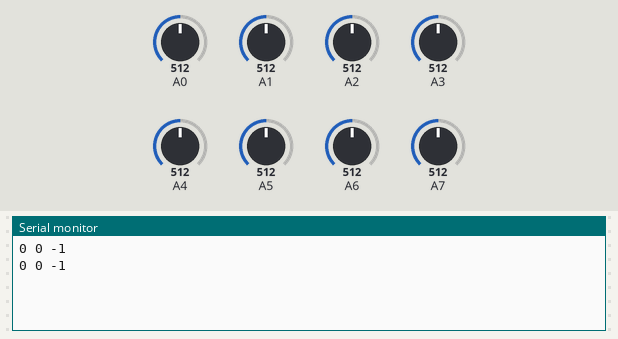
Recording of a sketch running on a simulated Arduino Uno, built with avr-gcc and run on an emulated ATmega328P. Shown: the last lines printed to the serial monitor. The inputs (shaded band) are chosen by the test bench; at power-on: A0 = 512, A1 = 512, A2 = 512, A3 = 512, A4 = 512, A5 = 512, A6 = 512, A7 = 512.

Above: at 1.2 s.
1.3 s: A0 set to 90
At 2.5 s:
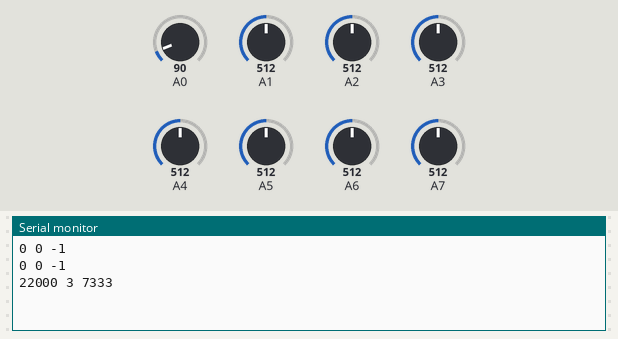
2.8 s: A1 set to 90
At 3.4 s:
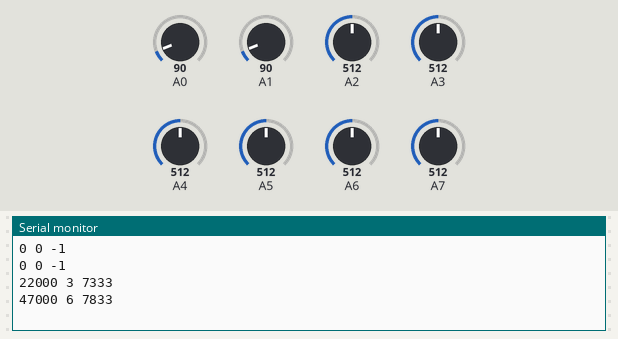
4.3 s: A2 set to 90
At 5.6 s:
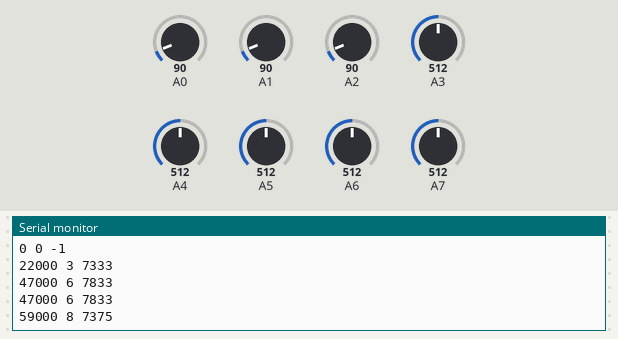
5.8 s: A3 set to 90
At 6.8 s:
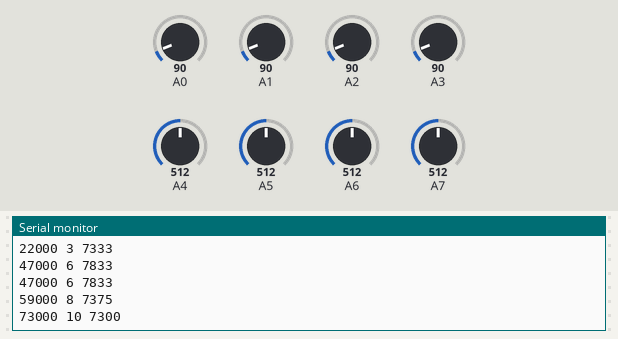
7.3 s: A4 set to 90
At 8.6 s:
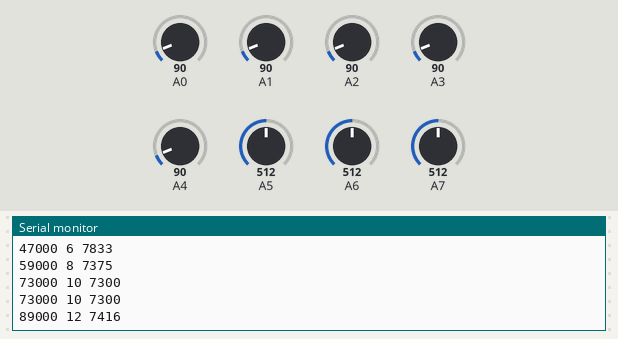
8.8 s: A5 set to 90
At 9.7 s:
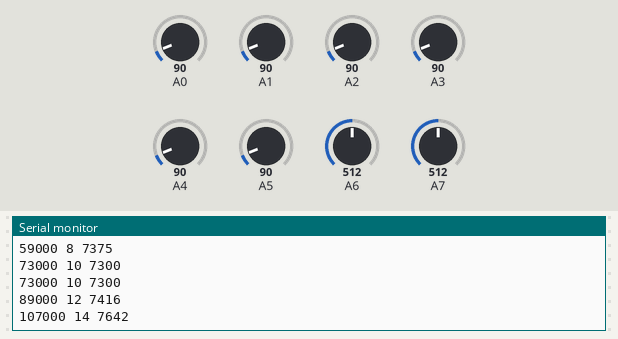
Timing chart, 0 to 11.3 s (numbered marks = the images above; inputs shaded):
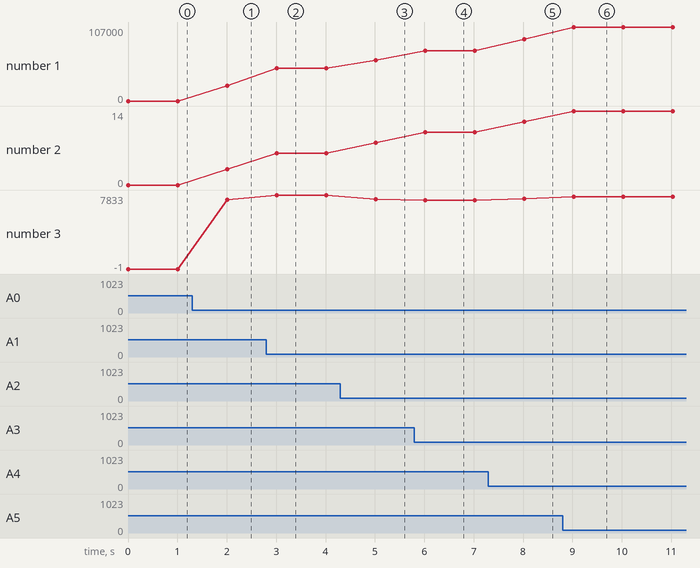

Measured:
- after the input at 1.3 s, the serial monitor: prints a new line after 0.71 s (image 1)
- after the input at 2.8 s, the serial monitor: prints a new line after 0.21 s (image 2)
- after the input at 4.3 s, the serial monitor: prints a new line after 0.71 s (image 3)
- after the input at 5.8 s, the serial monitor: prints a new line after 0.22 s (image 4)
- after the input at 7.3 s, the serial monitor: prints a new line after 0.72 s (image 5)
- after the input at 8.8 s, the serial monitor: prints a new line after 0.22 s (image 6)
- plotted number 1: 0 → 22000 after the input at 1.3 s, 22000 → 47000 after the input at 2.8 s, 47000 → 59000 after the input at 4.3 s, 59000 → 73000 after the input at 5.8 s, 73000 → 89000 after the input at 7.3 s
- plotted number 2: 0 → 3 after the input at 1.3 s, 3 → 6 after the input at 2.8 s, 6 → 8 after the input at 4.3 s, 8 → 10 after the input at 5.8 s, 10 → 12 after the input at 7.3 s

The sketch:

lineFollowing.ino
```cpp
// Author : Avishka Sandeepa
// Create : 15.06.2020


long sum_of =0;
long avg = 0;
long sensor[16]={0,0,0,0,0,0,0,0,0,0,0,0,0,0,0,0};
long error = 0;
long last_error = 0;
long set_point = 7500;
long pos = 0;
long proportional = 0;
long derivative = 0;
long error_value = 0;
long kp = 0;
long kd = 0;


void setup(){

  Serial.begin(9600);

  }

void loop(){
  read_sensor();
  pid_calculation();


    }


void read_sensor(){
  long sum_of=0;
  long avg = 0;
  long pos = 0;
  for (int i =0; i<=15; i++){
    sensor[i] = analogRead(i);
    if (sensor[i]<100)
    sensor[i]=1;

    else
    sensor[i]=0;
    }
    for (int i =0; i<=15; i++){

      avg += sensor[i]*i*1000;
      sum_of += sensor[i];

//      Serial.print(sensor[i]);
//      Serial.print(' ');
      }

      pos = avg/sum_of;
      Serial.print(avg);
      Serial.print(' ');
      Serial.print(sum_of);
      Serial.print(' ');
      Serial.print(pos);


      Serial.println(' ');
      delay(1000);

  }

void pid_calculation(){
  error = pos - set_point;
  proportional = kp*error;
  derivative = kd*(error - last_error);
  last_error = error;

  error_value = int(proportional + derivative);

  }
```
